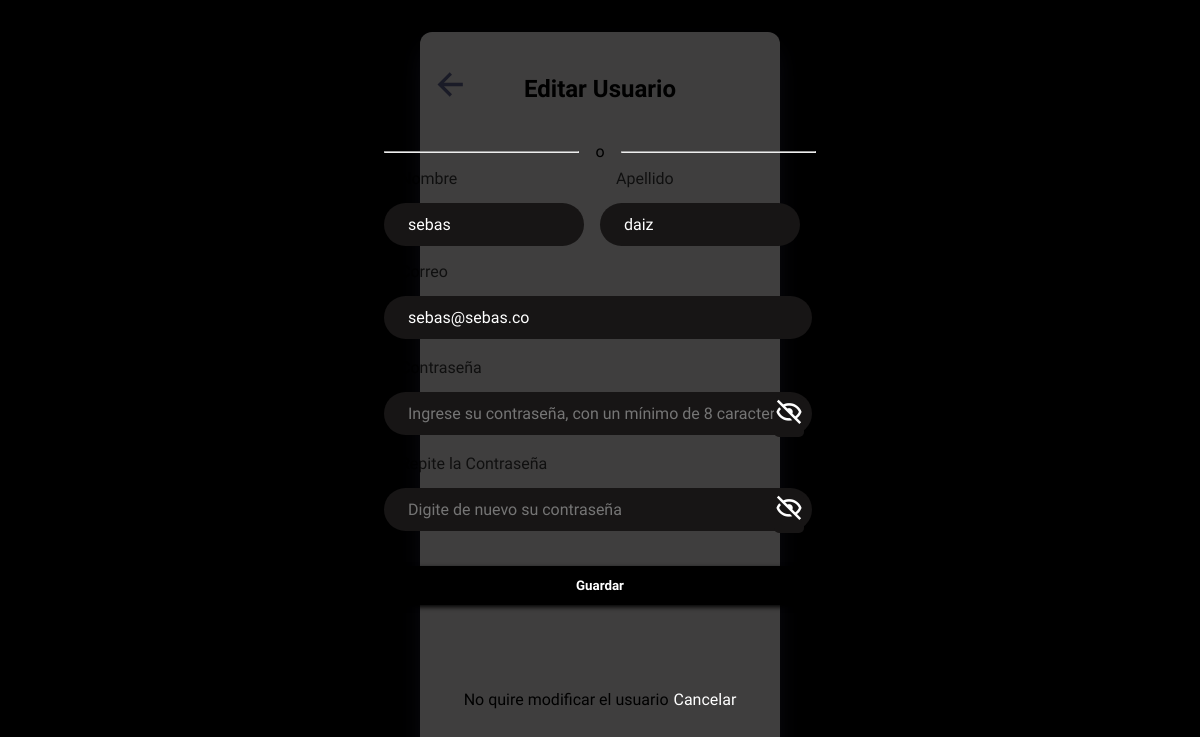
The app's page /admins/editarusuario/2 with its own data.
### usuarios/models.py (models this page shows, shortened)
class Usuario (models.Model):
    Nombre = models.CharField (max_length=50 , blank=False , null=False)
    Apellido = models.CharField (max_length=50 , blank=False , null=False)
    Email = models.CharField (max_length=50 , blank=False , null=False , unique=True)
    Password = models.CharField (max_length=50 , blank=False , null=False)

### administradores/views.py (the view)
# urls.py: path('editarusuario/<int:id_usuario>',views.editarUsuario,name="editar_usuario"),
def editarUsuario(request,id_usuario):
    usuario=Usuario.objects.filter(id=id_usuario).first()
    form=FormularioAdmin(instance=usuario)
    return render(request, "usuarioEdit.html",{"form":form,"usuario":usuario})

### administradores/forms.py
class FormularioAdmin(forms.ModelForm):
    class Meta:
        model=Usuario
        fields='__all__'
        widgets = {
            'Password': PassInput(attrs={'placeholder': 'Ingrese su contraseña, con un mínimo de 8 caracteres.',
                                         'id' : 'passw',
                                         'class' : 'pass'
                                         })
        }

### templates/usuarioEdit.html (shortened to what this page needs)
{% load static %}
<!DOCTYPE html>
<html lang="en">
<head>
    <link href='https://unpkg.com/boxicons@2.1.4/css/boxicons.min.css' rel='stylesheet'>
    <link href="{%static 'css/useredit.css'%}" rel="stylesheet" />
</head>
<body class="hidden">
    <main class="form">
        <form action="{% url 'actualizar_usuario' usuario.id%}" class="sub-form" id="form" method="post"> {%csrf_token%}
            <div class="upper-form">
                <div class="cabecera">
                    <a href="{%url 'admin_index'%}" class="atras">
                        <img src="/static/img/arrow-back-sharp.svg" alt="atras">
                    </a>
                    <h2>Editar Usuario</h2>
                </div>
                <div class="separador">
                    <hr class="izquierda">
                    <p>o</p>
                    <hr class="derecha">
                </div>
                <div class="name">
                    <div class="subname nombre">
                        <label for="nombre">Nombre</label>
                        {{form.Nombre}}
                    </div>
                    <div class="subname apellido">
                        <label for="apellido">Apellido</label>
                        {{form.Apellido}}
                    </div>
                </div>
                <label for="email">Correo</label><br>
                {{form.Email}}
                <br>
                <label for="password">Contraseña</label><br>
                <span class="Eye">
                    <i class="bx bx-hide"></i>
                </span>
                {{form.Password}}
                <br>
                <label for="password">Repite la Contraseña</label><br>
                <span class="Eye1">
                    <i class="bx bx-hide"></i>
                </span>
                <input type="password" class="pass" id="pass" name="re_password"  placeholder="Digite de nuevo su contraseña"  >
                <br>
                <div class="btn">
                    <button type="submit" id="btnregistro">Guardar</button><br>
                </div>
            </div>
            <div class="bottom-form">
                <div class="no-account">No quire modificar el usuario</div>
                <a href="{%url 'admin_index'%}" class="login">Cancelar</a>
            </div>
        </form>
    </main>
</body>

### HumanTalentSena/static/css/useredit.css (style rules this page uses)
* { padding: 0; margin: 0; box-sizing: border-box; font-family: 'Akshar', sans-serif; }
body { background-color: black; height: 100vh; background-size: cover; background-position: center; background-repeat: no-repeat; }
.form { display: flex; align-items: center; justify-content: center; padding-top: 2rem; }
.sub-form { display: flex; flex-direction: column; justify-content: space-around; align-items: center; width: 30vw; height: 93vh; border-radius: 12px; box-shadow: rgba(50, 50, 93, 0.25) 0px 13px 27px -5px, rgba(0, 0, 0, 0.3) 0px 8px 16px -8px; background-color:rgba(156, 153, 153, 0.404); }
.separador { display: flex; justify-content: center; align-items: center; }
.separador hr { background-color: #0487D9; width: 100%; margin: 1rem 0; }
.separador .derecha { margin-left: 1rem; }
.separador .izquierda { margin-right: 1rem; }
h2 { margin: 1.5rem 0 2rem 0; text-align: center; }
label { padding-left: 16px; opacity: 0.75; }
input { display: flex; border-radius: 50px; border-style: none; outline: none; margin-top: 15px; padding: 12px 24px; width: 99%; background-color: #171515; font-size: 12pt; color: #fff; }
.Eye { position: absolute; transform: translate(390px,20px); font-size: 30px; cursor: pointer; z-index: 1; height: 40px; background-color: #171515; border-radius: 5px; }
.Eye1 { position: absolute; transform: translate(390px,20px); font-size: 30px; cursor: pointer; z-index: 1; height: 40px; background-color: #171515; border-radius: 5px; }
.bx { color:#fff; }
.cabecera { display: flex; justify-content: center; align-items: center; }
.cabecera .atras { position: absolute; margin-right: 25%; margin-bottom: 1%; }
.cabecera img { width: 35px; height: 35px; }
button { padding: 12px 48px; border-radius: 50px; color: #fff; margin-top: 1rem; cursor: pointer; outline: none; border-width: 0; background-color: black; font-weight: 600; width: 100%; box-shadow: 2px 2px 5px rgba(0, 0, 0, 1); }
.bottom-form { display: flex; justify-content: center; margin: 3rem 0; }
.login { padding-left: 5px; text-decoration: none; cursor: pointer; color: #fff; }
.name { display: flex; justify-content: center; align-items: center; position: relative; }
.subname { margin: 0 1rem 1rem 0; }
.subname input { width: 200px; }

### records on screen
Usuario: Nombre "sebas", Apellido "daiz", Email "sebas@sebas.co"
